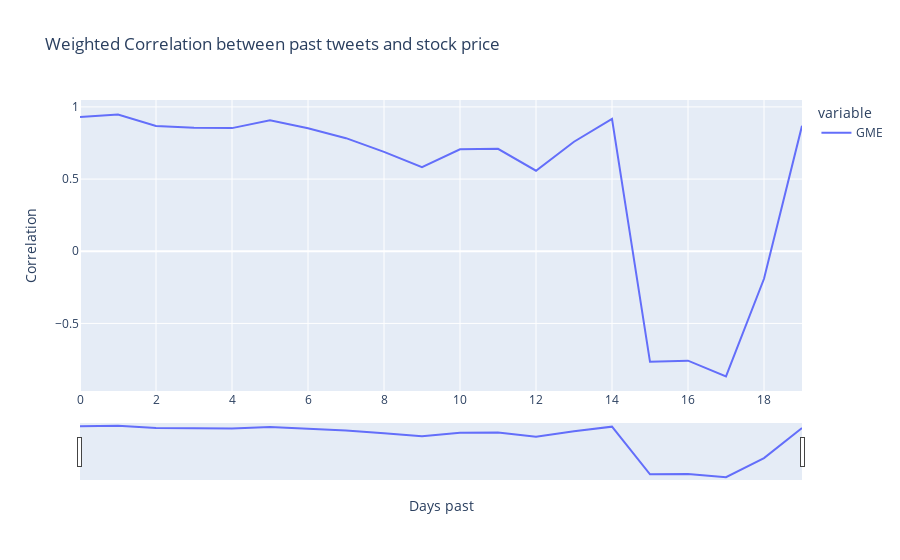

The cell this chart's notebook holds for it:
### Code cell
stock_ticker = 'GME'
    start_date = datetime.strptime('2021-01-01', '%Y-%m-%d')
    processor = ewm_processor_cleaned_data()
    output = processor.process_all_stocks(tweet_data, stock_ticker, start_date, 20)

    output = pd.DataFrame.from_dict(output)
    output.to_csv('data/tweet_correlations_ewm_gamestop.csv')
    fig = px.line(output, x=output.index, y=['GME'], title='Weighted Correlation between past tweets and stock price')
    fig.update_xaxes(title_text='Days past',rangeslider_visible=True)
    fig.update_yaxes(title_text='Correlation')
    fig.show()

### Figure 1 — Plotly figure (JSON) as saved in the notebook; plotly's stock layout.template omitted (floating-point values rounded to 4 significant figures)
{"data": [{"hovertemplate": "variable=GME<br>index=%{x}<br>value=%{y}<extra></extra>", "legendgroup": "GME", "line": {"color": "#636efa", "dash": "solid"}, "mode": "lines", "name": "GME", "orientation": "v", "showlegend": true, "type": "scatter", "x": [0, 1, 2, 3, 4, 5, 6, 7, 8, 9, 10, 11, 12, 13, 14, 15, 16, 17, 18, 19], "xaxis": "x", "y": [0.9306, 0.9472, 0.8674, 0.8561, 0.8533, 0.9084, 0.852, 0.7836, 0.6887, 0.5824, 0.7061, 0.7102, 0.558, 0.7589, 0.9178, -0.766, -0.7582, -0.8673, -0.1909, 0.869], "yaxis": "y"}], "layout": {"legend": {"title": {"text": "variable"}, "tracegroupgap": 0}, "title": {"text": "Weighted Correlation between past tweets and stock price"}, "xaxis": {"anchor": "y", "domain": [0, 1], "rangeslider": {"visible": true}, "title": {"text": "Days past"}}, "yaxis": {"anchor": "x", "domain": [0, 1], "title": {"text": "Correlation"}}}}
